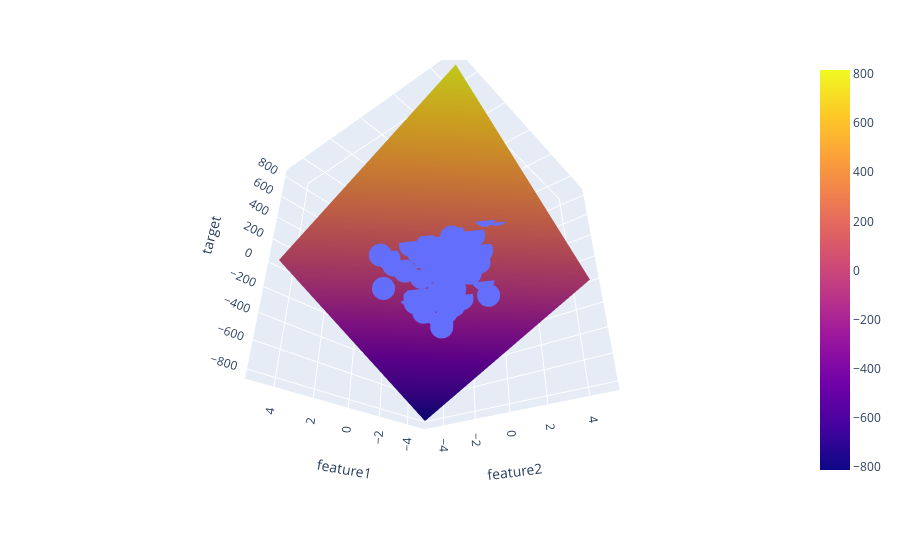

Notebook code for this chart:
### Code cell
fig = px.scatter_3d(df, x='feature1', y='feature2', z='target')

fig.add_trace(go.Surface(x = x, y = y, z =z_final ))

fig.show()
